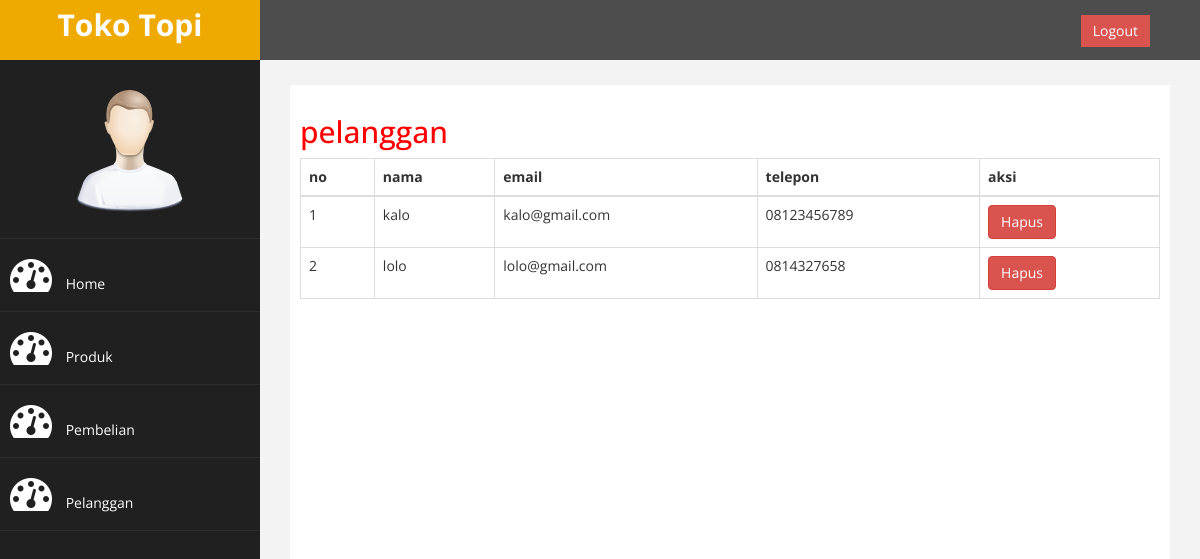
Screenshot of /toko_topi/admin/index.php?halaman=pelanggan (signed in) with the database file from the repository.
### tables this page shows
CREATE TABLE `pelanggan` (
  `id_pelanggan` int(11) NOT NULL,
  `email_pelanggan` varchar(100) NOT NULL,
  `password_pelanggan` varchar(50) NOT NULL,
  `nama_pelanggan` varchar(100) NOT NULL,
  `telepon_pelanggan` varchar(25) NOT NULL
);

### toko_topi/admin/pelanggan.php (the view)
<h2>pelanggan</h2>
<table class="table table-bordered">
    <thead>
        <tr>
            <th>no</th>
            <th>nama</th>
            <th>email</th>
            <th>telepon</th>
            <th>aksi</th>
        </tr>
    </thead>
    <tbody>
        <?php $nomor=1;?>
        <?php $ambil=$koneksi->query("SELECT * FROM pelanggan"); ?>
        <?php while ($pecah = $ambil->fetch_assoc()){ ?>
        <tr>
            <td><?php echo $nomor ?></td>
            <td><?php echo $pecah['nama_pelanggan']; ?></td>
            <td><?php echo $pecah['email_pelanggan']; ?></td>
            <td><?php echo $pecah['telepon_pelanggan']; ?></td>
            <td>
            <a href="index.php?halaman=hapuspelanggan&id=<?php echo $pecah['id_pelanggan'];?>" class="btn-danger btn">Hapus</a>
            </td>
        </tr>
        <?php $nomor++; ?>
        <?php } ?>
    </tbody>
</table>

### toko_topi/admin/assets/css/custom.css (style rules this page uses)
body { font-family: 'Open Sans', sans-serif; }
h2 { color: #f00; }

### rows the page displays
pelanggan: nama_pelanggan "kalo", email_pelanggan "kalo@gmail.com", telepon_pelanggan "08123456789"
pelanggan: nama_pelanggan "lolo", email_pelanggan "lolo@gmail.com", telepon_pelanggan "0814327658"
